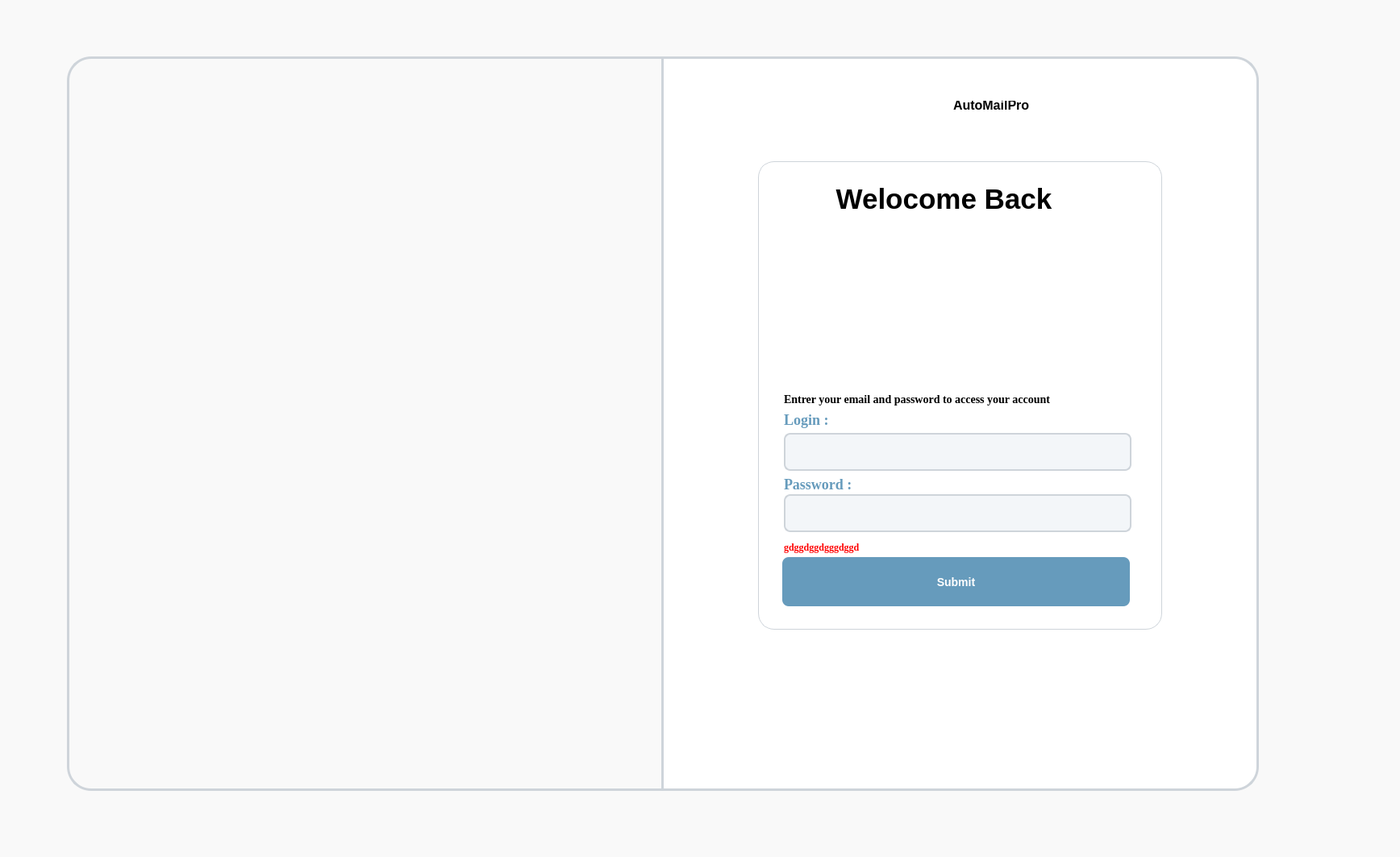
<?xml version="1.0" encoding="UTF-8"?>
<ui version="4.0">
 <class>Form</class>
 <widget class="QWidget" name="Form">
  <property name="geometry">
   <rect>
    <x>0</x>
    <y>0</y>
    <width>1736</width>
    <height>1063</height>
   </rect>
  </property>
  <property name="windowTitle">
   <string>Form</string>
  </property>
  <property name="styleSheet">
   <string notr="true">QWidget {
    background-color: #F9F9F9; 
    font-family: &quot;Segoe UI&quot;; 
    font-size: 12px; 
    color: #333; 
}

QLabel {
    color: #333;
    font-weight: bold;
}

QPushButton {
    background-color: #0E94A0;
    color: white; 
    font-size: 14px;
    font-weight: bold;
    border-radius: 8px; 
    padding: 10px 20px; 
    text-align: left; 

}

QPushButton:hover {
    background-color: #0E94A0;
}

QPushButton:pressed {
    background-color: #4e2437; 
}

QLineEdit {
    border: 1px solid #CCC; 
    border-radius: 4px; 
    font-size: 14px;

    padding: 5px; 
    background-color: #FFF;
    color: #333; 
}

QLineEdit:focus {
    border: 1px solid #0E94A0; 
}



QCheckBox {
    spacing: 5px; 
    font-weight: bold;
    color: #333;
}

QCheckBox::indicator {
    width: 16px;
    height: 16px;
}

QCheckBox::indicator:checked {
    background-color: #f8f9fa; 
    border: 1px solid #0E94A0; 
}

QCheckBox::indicator:unchecked {
    background-color: #FFF; 
    border: 1px solid #CCC;
}



QGroupBox {
    border: 1px solid #CCC;
    border-radius: 5px;
    margin-top: 10px;
    padding: 10px;
}

QGroupBox::title {
    subcontrol-origin: margin;
    subcontrol-position: top center; 
    padding: 0 5px;
    background-color: #FFF;
    color: #0E94A0; 
    font-weight: bold;
}
</string>
  </property>
  <widget class="QFrame" name="background">
   <property name="geometry">
    <rect>
     <x>83</x>
     <y>70</y>
     <width>741</width>
     <height>911</height>
    </rect>
   </property>
   <property name="styleSheet">
    <string notr="true">QFrame {
    background-color: transparent;
    border: 3px solid #ced4da;
    border-top-left-radius: 30px;
    border-bottom-left-radius: 30px;
    border-top-right-radius: 0px;
    border-bottom-right-radius: 0px;
    padding: 0px;
    color: white;
    font-family: &quot;Segoe UI&quot;, sans-serif;
    font-size: 14pt;
}
</string>
   </property>
   <property name="frameShape">
    <enum>QFrame::Shape::StyledPanel</enum>
   </property>
   <property name="frameShadow">
    <enum>QFrame::Shadow::Raised</enum>
   </property>
  </widget>
  <widget class="QFrame" name="frame_3">
   <property name="geometry">
    <rect>
     <x>820</x>
     <y>70</y>
     <width>741</width>
     <height>911</height>
    </rect>
   </property>
   <property name="styleSheet">
    <string notr="true">QFrame {
    background: white;
    border: 3px solid #ced4da;
    border-top-right-radius: 30px;
    border-bottom-right-radius: 30px;
    border-top-left-radius: 0px;
    border-bottom-left-radius: 0px;
    padding: 15px;
    color: white;
    font-family: &quot;Segoe UI&quot;, sans-serif;
    font-size: 14pt;
}
</string>
   </property>
   <property name="frameShape">
    <enum>QFrame::Shape::StyledPanel</enum>
   </property>
   <property name="frameShadow">
    <enum>QFrame::Shadow::Raised</enum>
   </property>
   <widget class="QFrame" name="frame">
    <property name="geometry">
     <rect>
      <x>110</x>
      <y>120</y>
      <width>521</width>
      <height>601</height>
     </rect>
    </property>
    <property name="styleSheet">
     <string notr="true">QFrame {
    background: qlineargradient(
        x1: 0, y1: 0, x2: 1, y2: 1,
        stop: 0 #ffffff,
        stop: 1 #f1f3f6
    );
    border-radius: 20px;
    padding: 12px;
    border: 1px solid #ced4da;
    color: #343a40;
}

QFrame {

    qproperty-alignment: AlignTop | AlignLeft;
}

QFrame:hover {
    border: 1px solid #adb5bd;
    background: qlineargradient(
        x1: 0, y1: 0, x2: 1, y2: 1,
        stop: 0 #f8f9fa,
        stop: 1 #e9ecef
    );
}

QFrame {
    margin: 10px;
}

QFrame QLabel {
    font-family: 'Segoe UI', sans-serif;
    font-size: 14px;
    color: #212529;
}
</string>
    </property>
    <property name="frameShape">
     <enum>QFrame::Shape::StyledPanel</enum>
    </property>
    <property name="frameShadow">
     <enum>QFrame::Shadow::Raised</enum>
    </property>
    <widget class="QPushButton" name="title">
     <property name="geometry">
      <rect>
       <x>10</x>
       <y>11</y>
       <width>461</width>
       <height>91</height>
      </rect>
     </property>
     <property name="cursor">
      <cursorShape>PointingHandCursor</cursorShape>
     </property>
     <property name="styleSheet">
      <string notr="true">QPushButton {
    color: black;
    font-size: 35px;
    font-weight: bold;
    background-color: transparent;       /* Fond blanc ajouté */
    border: 2px solid #0E94A0;
    border-radius: 8px;
    padding: 5px 15px;
    text-align: center;
    font-family: &quot;Times&quot;, &quot;Times New Roman&quot;, serif;
border:none;
}
</string>
     </property>
     <property name="text">
      <string>Welocome Back</string>
     </property>
     <property name="icon">
      <iconset>
       <normaloff>../../../.designer/backup/icons/start.png</normaloff>../../../.designer/backup/icons/start.png</iconset>
     </property>
    </widget>
    <widget class="QLabel" name="label_6">
     <property name="geometry">
      <rect>
       <x>20</x>
       <y>280</y>
       <width>551</width>
       <height>51</height>
      </rect>
     </property>
     <property name="baseSize">
      <size>
       <width>10</width>
       <height>12</height>
      </size>
     </property>
     <property name="font">
      <font>
       <family>Times</family>
       <pointsize>-1</pointsize>
       <bold>true</bold>
      </font>
     </property>
     <property name="mouseTracking">
      <bool>true</bool>
     </property>
     <property name="tabletTracking">
      <bool>false</bool>
     </property>
     <property name="autoFillBackground">
      <bool>false</bool>
     </property>
     <property name="styleSheet">
      <string notr="true">QLabel {
    color: black;
    font-size: 14px;
    font-family: &quot;Times&quot;, &quot;Times New Roman&quot;, serif;
    padding: 6px 12px;
    border: none;
    background-color: transparent;
}

QLabel:disabled {
    color: #7a7a7a; 
    background-color: #f0f0f0;
    border: 1px solid #c0c0c0;
    font-style: italic;
}
</string>
     </property>
     <property name="text">
      <string>Entrer your email and password to access your account</string>
     </property>
     <property name="textFormat">
      <enum>Qt::TextFormat::PlainText</enum>
     </property>
     <property name="margin">
      <number>10</number>
     </property>
     <property name="indent">
      <number>0</number>
     </property>
     <property name="openExternalLinks">
      <bool>false</bool>
     </property>
    </widget>
    <widget class="QLabel" name="label_2">
     <property name="geometry">
      <rect>
       <x>20</x>
       <y>300</y>
       <width>101</width>
       <height>61</height>
      </rect>
     </property>
     <property name="baseSize">
      <size>
       <width>10</width>
       <height>12</height>
      </size>
     </property>
     <property name="font">
      <font>
       <family>Times</family>
       <pointsize>-1</pointsize>
       <bold>true</bold>
      </font>
     </property>
     <property name="mouseTracking">
      <bool>true</bool>
     </property>
     <property name="tabletTracking">
      <bool>false</bool>
     </property>
     <property name="autoFillBackground">
      <bool>false</bool>
     </property>
     <property name="styleSheet">
      <string notr="true">QLabel {
    color: #669bbc	;
    font-size: 18px;
    font-family: &quot;Times&quot;, &quot;Times New Roman&quot;, serif;
    padding: 6px 12px;
    border: none;
    background-color: transparent;
    qproperty-alignment: 'AlignCenter'; 
}

QLabel:disabled {
    color: #7a7a7a;
    background-color: #f0f0f0; 
    border: 1px solid #c0c0c0;
    qproperty-alignment: 'AlignCenter';
    font-style: italic;
}
</string>
     </property>
     <property name="text">
      <string>Login :</string>
     </property>
     <property name="textFormat">
      <enum>Qt::TextFormat::PlainText</enum>
     </property>
     <property name="margin">
      <number>10</number>
     </property>
     <property name="indent">
      <number>0</number>
     </property>
     <property name="openExternalLinks">
      <bool>false</bool>
     </property>
    </widget>
    <widget class="QLabel" name="label_3">
     <property name="geometry">
      <rect>
       <x>20</x>
       <y>380</y>
       <width>131</width>
       <height>61</height>
      </rect>
     </property>
     <property name="baseSize">
      <size>
       <width>10</width>
       <height>12</height>
      </size>
     </property>
     <property name="font">
      <font>
       <family>Times</family>
       <pointsize>-1</pointsize>
       <bold>true</bold>
      </font>
     </property>
     <property name="mouseTracking">
      <bool>true</bool>
     </property>
     <property name="tabletTracking">
      <bool>false</bool>
     </property>
     <property name="autoFillBackground">
      <bool>false</bool>
     </property>
     <property name="styleSheet">
      <string notr="true">QLabel {
    color: #669bbc	;
    font-size: 18px;
    font-family: &quot;Times&quot;, &quot;Times New Roman&quot;, serif;
    padding: 6px 12px;
    border: none;
    background-color: transparent;
    qproperty-alignment: 'AlignCenter'; 
}

QLabel:disabled {
    color: #7a7a7a; 
    background-color: #f0f0f0; 
    border: 1px solid #c0c0c0;
    qproperty-alignment: 'AlignCenter';
    font-style: italic;
}
</string>
     </property>
     <property name="text">
      <string>Password :</string>
     </property>
     <property name="textFormat">
      <enum>Qt::TextFormat::PlainText</enum>
     </property>
     <property name="margin">
      <number>10</number>
     </property>
     <property name="indent">
      <number>0</number>
     </property>
     <property name="openExternalLinks">
      <bool>false</bool>
     </property>
    </widget>
    <widget class="QLabel" name="erreur">
     <property name="geometry">
      <rect>
       <x>20</x>
       <y>463</y>
       <width>441</width>
       <height>51</height>
      </rect>
     </property>
     <property name="baseSize">
      <size>
       <width>10</width>
       <height>12</height>
      </size>
     </property>
     <property name="font">
      <font>
       <family>Times</family>
       <pointsize>-1</pointsize>
       <bold>true</bold>
      </font>
     </property>
     <property name="mouseTracking">
      <bool>true</bool>
     </property>
     <property name="tabletTracking">
      <bool>false</bool>
     </property>
     <property name="autoFillBackground">
      <bool>false</bool>
     </property>
     <property name="styleSheet">
      <string notr="true">QLabel {
    color: red;
    font-size: 12px;
    font-family: &quot;Times&quot;, &quot;Times New Roman&quot;, serif;
    padding: 6px 12px;
    border: none;
    background-color: transparent;
}

QLabel:disabled {
    color: #7a7a7a; 
    background-color: #f0f0f0;
    border: 1px solid #c0c0c0;
    font-style: italic;
}
</string>
     </property>
     <property name="text">
      <string>gdggdggdgggdggd</string>
     </property>
     <property name="textFormat">
      <enum>Qt::TextFormat::PlainText</enum>
     </property>
     <property name="margin">
      <number>10</number>
     </property>
     <property name="indent">
      <number>0</number>
     </property>
     <property name="openExternalLinks">
      <bool>false</bool>
     </property>
    </widget>
    <widget class="QPushButton" name="loginButton">
     <property name="geometry">
      <rect>
       <x>40</x>
       <y>501</y>
       <width>431</width>
       <height>61</height>
      </rect>
     </property>
     <property name="sizePolicy">
      <sizepolicy hsizetype="Minimum" vsizetype="Fixed">
       <horstretch>0</horstretch>
       <verstretch>3</verstretch>
      </sizepolicy>
     </property>
     <property name="cursor">
      <cursorShape>PointingHandCursor</cursorShape>
     </property>
     <property name="styleSheet">
      <string notr="true">QPushButton {
    background-color: #669bbc;       /* لون الخلفية */
    color: white;                     /* لون النص */
    font-size: 14px;                  /* حجم الخط */
    font-weight: bold;                /* النص غامق */
    border-radius: 8px;               /* زوايا دائرية */
    text-align: center;               /* يركز النص أفقياً */
    padding: 8px 20px;                /* مسافة داخلية متساوية أعلى/أسفل ويمين/يسار */
    font-family: &quot;Times&quot;, &quot;Times New Roman&quot;, serif; /* نوع الخط */
    border: none;                     /* إزالة الإطار الافتراضي */
}

QPushButton::menu-indicator {
    image: none;                      /* إزالة أي سهم للقوائم إذا كان موجود */
}</string>
     </property>
     <property name="text">
      <string>Submit</string>
     </property>
     <property name="icon">
      <iconset>
       <normaloff>../../../.designer/backup/icons/stop.png</normaloff>../../../.designer/backup/icons/stop.png</iconset>
     </property>
    </widget>
    <widget class="QFrame" name="userFrame">
     <property name="geometry">
      <rect>
       <x>175</x>
       <y>110</y>
       <width>171</width>
       <height>161</height>
      </rect>
     </property>
     <property name="styleSheet">
      <string notr="true">QFrame {
    background-color: transparent;
    border: none;
    border-top-left-radius: 30px;
    border-bottom-left-radius: 30px;
    border-top-right-radius: 0px;
    border-bottom-right-radius: 0px;
    padding: 0px;
    color: white;
    font-family: &quot;Segoe UI&quot;, sans-serif;
    font-size: 14pt;
}
</string>
     </property>
     <property name="frameShape">
      <enum>QFrame::Shape::StyledPanel</enum>
     </property>
     <property name="frameShadow">
      <enum>QFrame::Shadow::Raised</enum>
     </property>
    </widget>
    <widget class="QLineEdit" name="loginInput">
     <property name="geometry">
      <rect>
       <x>42</x>
       <y>347</y>
       <width>431</width>
       <height>47</height>
      </rect>
     </property>
     <property name="styleSheet">
      <string notr="true">QLineEdit {
    background-color: #f3f6f9;
    border: 2px solid #ced4da;
    border-radius: 8px;
    color: #333333;
    padding: 5px 10px;
    font-size: 12px;
    font-family: &quot;Times&quot;, &quot;Times New Roman&quot;, serif;
}

QLineEdit {
    padding: 8px 10px;
}

QLineEdit:disabled {
    background-color: #e0e0e0;
    border: 2px solid black;
    color: #a0a0a0;
}

QLineEdit::placeholder {
    font-size: 10px;
    color: #a0a0a0;
    font-family: &quot;Times&quot;, &quot;Times New Roman&quot;, serif;
}
</string>
     </property>
    </widget>
    <widget class="QLineEdit" name="passwordInput">
     <property name="geometry">
      <rect>
       <x>42</x>
       <y>423</y>
       <width>431</width>
       <height>47</height>
      </rect>
     </property>
     <property name="styleSheet">
      <string notr="true">QLineEdit {
    background-color: #f3f6f9;
    border: 2px solid #ced4da;
    border-radius: 8px;
    color: #333333;
    padding: 5px 10px;
    font-size: 12px;
    font-family: &quot;Times&quot;, &quot;Times New Roman&quot;, serif;
}

QLineEdit {
    padding: 8px 10px;
}

QLineEdit:disabled {
    background-color: #e0e0e0;
    border: 2px solid black;
    color: #a0a0a0;
}

QLineEdit::placeholder {
    font-size: 10px;
    color: #a0a0a0;
    font-family: &quot;Times&quot;, &quot;Times New Roman&quot;, serif;
}
</string>
     </property>
     <property name="echoMode">
      <enum>QLineEdit::EchoMode::Password</enum>
     </property>
    </widget>
   </widget>
   <widget class="QFrame" name="logoFrame">
    <property name="geometry">
     <rect>
      <x>297</x>
      <y>30</y>
      <width>61</width>
      <height>61</height>
     </rect>
    </property>
    <property name="styleSheet">
     <string notr="true">QFrame {
    background-color: transparent;
    border: none;
    border-top-left-radius: 30px;
    border-bottom-left-radius: 30px;
    border-top-right-radius: 0px;
    border-bottom-right-radius: 0px;
    padding: 0px;
    color: white;
    font-family: &quot;Segoe UI&quot;, sans-serif;
    font-size: 14pt;
}
</string>
    </property>
    <property name="frameShape">
     <enum>QFrame::Shape::StyledPanel</enum>
    </property>
    <property name="frameShadow">
     <enum>QFrame::Shadow::Raised</enum>
    </property>
   </widget>
   <widget class="QPushButton" name="title_2">
    <property name="geometry">
     <rect>
      <x>357</x>
      <y>50</y>
      <width>251</width>
      <height>21</height>
     </rect>
    </property>
    <property name="cursor">
     <cursorShape>PointingHandCursor</cursorShape>
    </property>
    <property name="styleSheet">
     <string notr="true">QPushButton {
    color: black;
    font-size: 16px;
    font-weight: bold;
    background-color: transparent;      
    border: 2px solid #0E94A0;
    border-radius: 8px;
    padding: 5px ;
    font-family: &quot;Times&quot;, &quot;Times New Roman&quot;, serif;
border:none;
}
</string>
    </property>
    <property name="text">
     <string>AutoMailPro</string>
    </property>
    <property name="icon">
     <iconset>
      <normaloff>../../../.designer/backup/icons/start.png</normaloff>../../../.designer/backup/icons/start.png</iconset>
    </property>
   </widget>
  </widget>
 </widget>
 <resources/>
 <connections/>
</ui>
